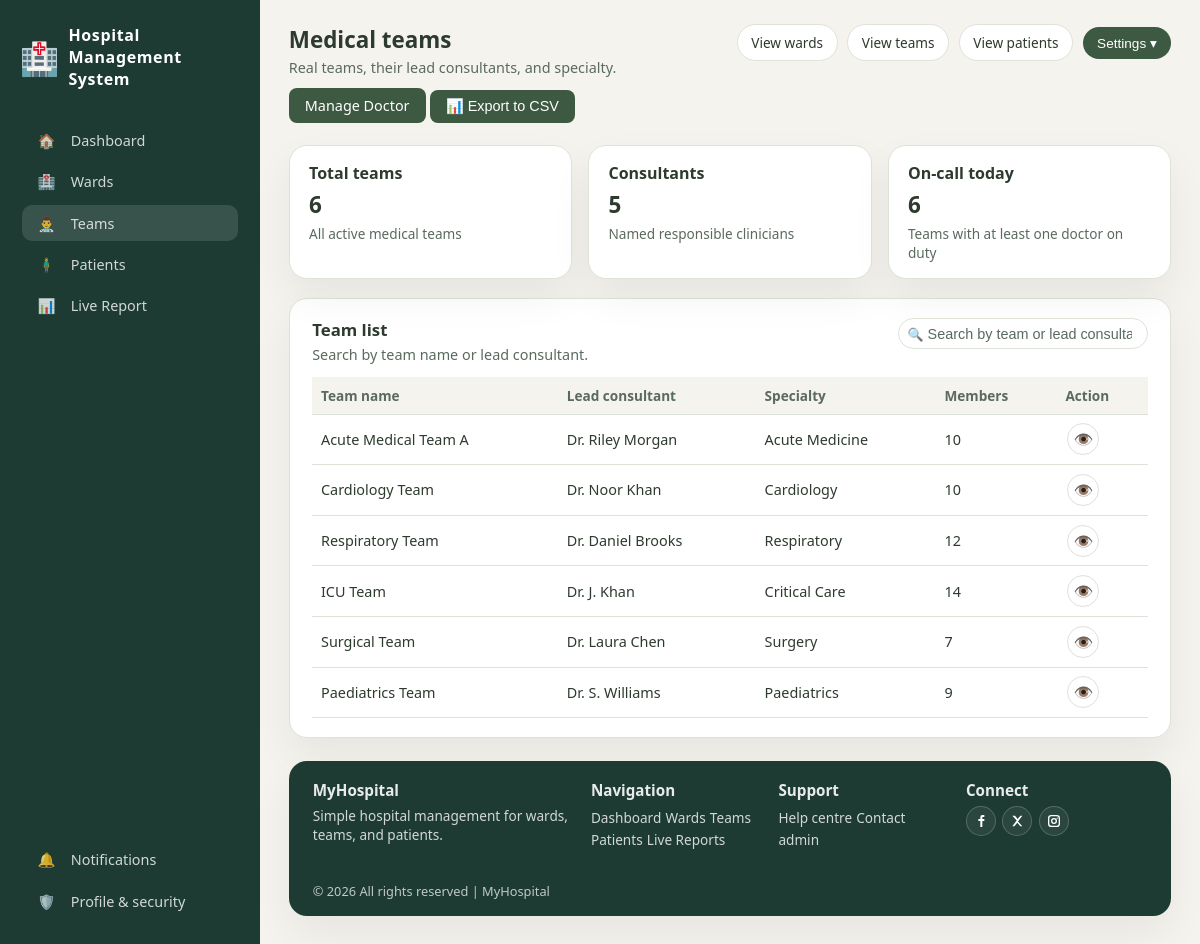
Page /teams (signed in) on the earlier database version.
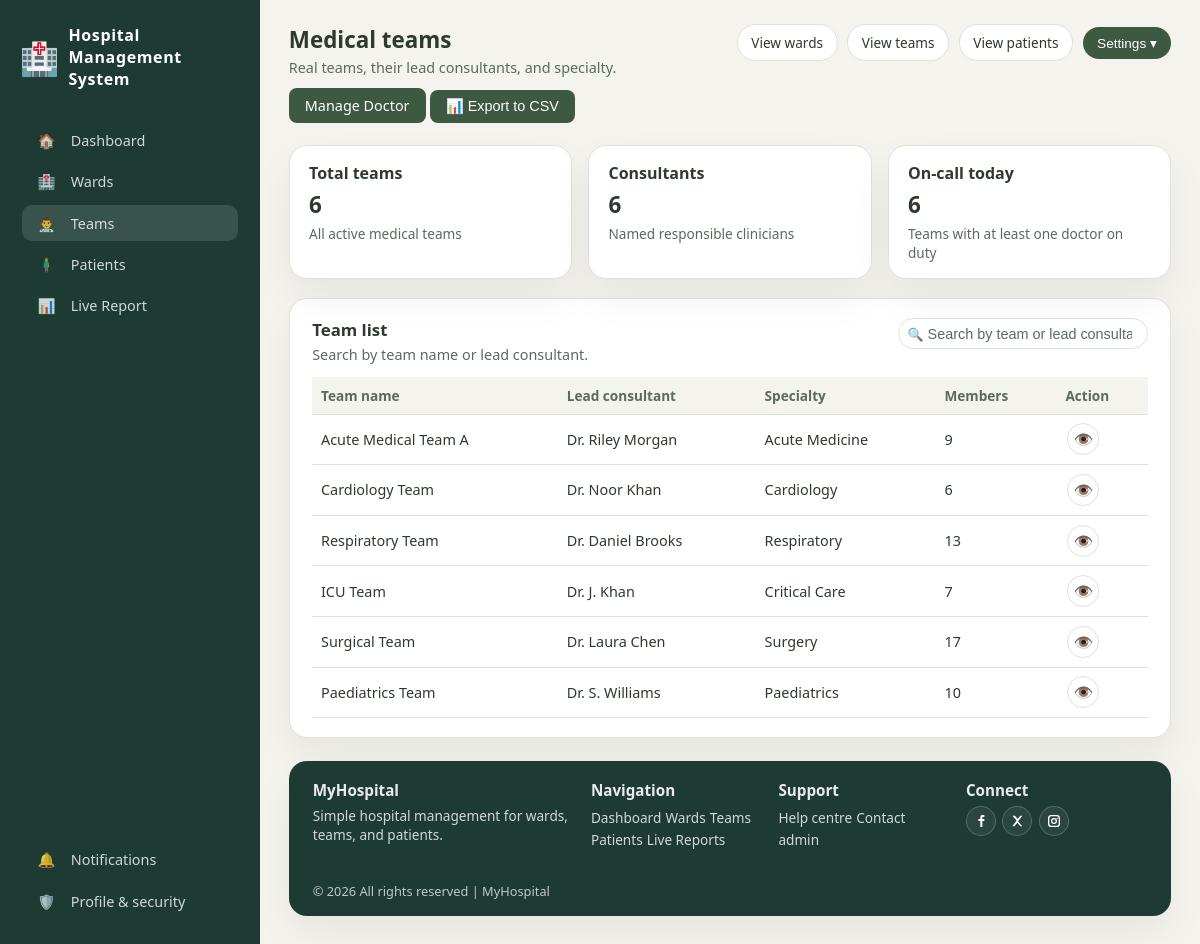
Same page on the later database version.
### tables this page shows
CREATE TABLE teams (
            id INTEGER PRIMARY KEY AUTOINCREMENT,
            name TEXT NOT NULL,
            specialty TEXT NOT NULL,
            members INTEGER DEFAULT 0,
            lead TEXT,
            created_at TIMESTAMP DEFAULT CURRENT_TIMESTAMP
        );

### app.py (the view)
@app.route("/teams")
@login_required
def teams_page():
    conn = get_db_connection()
    teams = conn.execute("SELECT * FROM teams ORDER BY created_at DESC").fetchall()
    teams_with_counts = []
    for team in teams:
        member_count = conn.execute(
            "SELECT COUNT(*) FROM doctors WHERE team_id = ?", (team['id'],)
        ).fetchone()[0]
        teams_with_counts.append({
            'id': team['id'],
            'name': team['name'],
            'specialty': team['specialty'],
            'lead': team['lead'],
            'members': member_count
        })
    consultants_count = conn.execute(
        "SELECT COUNT(*) FROM doctors WHERE grade LIKE '%Consultant%'"
    ).fetchone()[0]
    teams_oncall = conn.execute("""
        SELECT COUNT(DISTINCT t.id)
        FROM teams t
        JOIN doctors d ON d.team_id = t.id
        WHERE d.on_duty = 1
    """).fetchone()[0]
    conn.close()
    return render_template("teams.html", teams=teams_with_counts,
                           consultants_count=consultants_count,
                           teams_oncall=teams_oncall)

### app.py (called while the page is built)
@app.context_processor
def inject_user():
    return dict(user_role=session.get('role'), user_id=session.get('user_id'))

def login_required(f):
    @wraps(f)
    def decorated(*args, **kwargs):
        if not session.get("user_id"):
            return redirect(url_for("login_page"))
        return f(*args, **kwargs)
    return decorated

def get_db_connection():
    conn = sqlite3.connect(DATABASE_PATH)
    conn.row_factory = sqlite3.Row
    return conn

### templates/teams.html (shortened to what this page needs)
{% extends "base.html" %}
{% block extra_css %}
<link rel="stylesheet" href="/static/css/teams.css">
{% endblock %}
{% block active_teams %}active{% endblock %}
{% block page_title %}Medical teams{% endblock %}
{% block page_subtitle %}Real teams, their lead consultants, and specialty.{% endblock %}
{% block top_actions %}
{{ super() }}
{% endblock %}
{% block content %}
<section class="action-buttons-section">
  <div class="action-buttons-container">
    {% if user_role == 'admin' %}
    <a href="/manage-doctors" class="primary-btn">Manage Doctor</a>
    <button id="exportTeamsBtn" class="primary-btn">📊 Export to CSV</button>
    {% endif %}
  </div>
</section>
<br>
<section class="summary-row">
  <article class="summary-card">
    <h2>Total teams</h2>
    <p class="summary-value">{{ teams|length }}</p>
    <p class="summary-label">All active medical teams</p>
  </article>
  <article class="summary-card">
    <h2>Consultants</h2>
    <p class="summary-value">{{ consultants_count }}</p>
    <p class="summary-label">Named responsible clinicians</p>
  </article>
  <article class="summary-card">
    <h2>On‑call today</h2>
    <p class="summary-value">{{ teams_oncall }}</p>
    <p class="summary-label">Teams with at least one doctor on duty</p>
  </article>
</section>
<section class="table-card">
  <div class="table-card-header">
    <div>
      <h2>Team list</h2>
      <p>Search by team name or lead consultant.</p>
    </div>
    <div class="table-actions">
      <div class="search-wrapper">
        <span class="search-icon">🔍</span>
        <input type="text" id="teamSearch" placeholder="Search by team or lead consultant..." autocomplete="off" />
      </div>
    </div>
  </div>
  <div class="table-scroll">
    <table class="data-table" id="teamsTable">
      <thead>
        <tr>
          <th>Team name</th>
          <th>Lead consultant</th>
          <th>Specialty</th>
          <th>Members</th>
          <th>Action</th>
        </tr>
      </thead>
      <tbody>
        {% for team in teams %}
        <tr>
          <td><a href="/team/{{ team.id }}">{{ team.name }}</a></td>
          <td>{{ team.lead if team.lead else '—' }}</td>
          <td>{{ team.specialty }}</td>
          <td>{{ team.members }}</td>
          <td><a href="/team/{{ team.id }}" class="btn-action btn-view" title="View Details">👁️</a></td>
        </tr>
        {% endfor %}
      </tbody>
    </table>
  </div>
</section>
<br>
{% endblock %}

Differences in the rows shown:
changed teams "Acute Medical Team A": members "10" → "9"
changed teams "Cardiology Team": members "10" → "6"
changed teams "Respiratory Team": members "12" → "13"
changed teams "ICU Team": members "14" → "7"
changed teams "Surgical Team": members "7" → "17"
changed teams "Paediatrics Team": members "9" → "10"
Other differences:
{{ consultants_count }}: "5" → "6"
